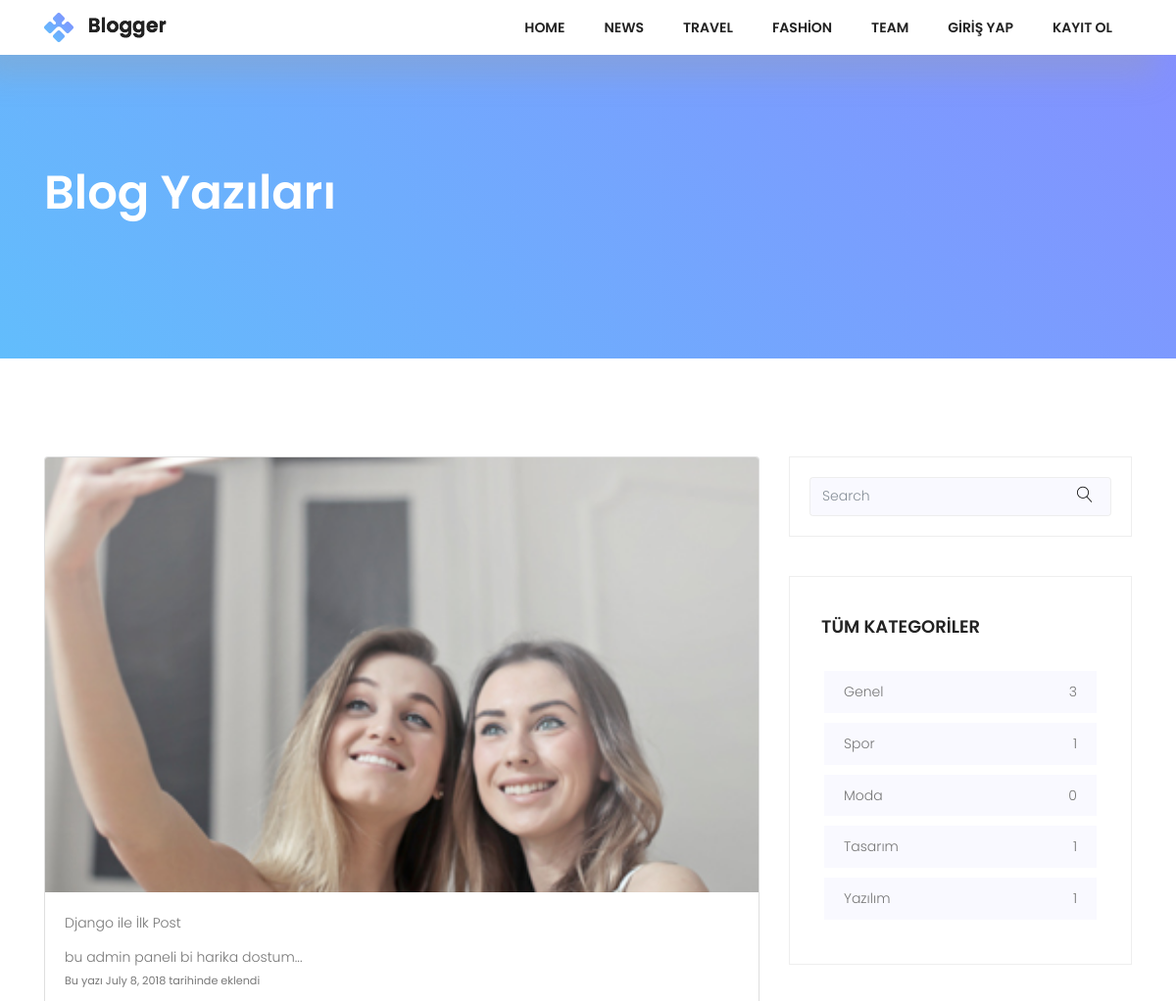
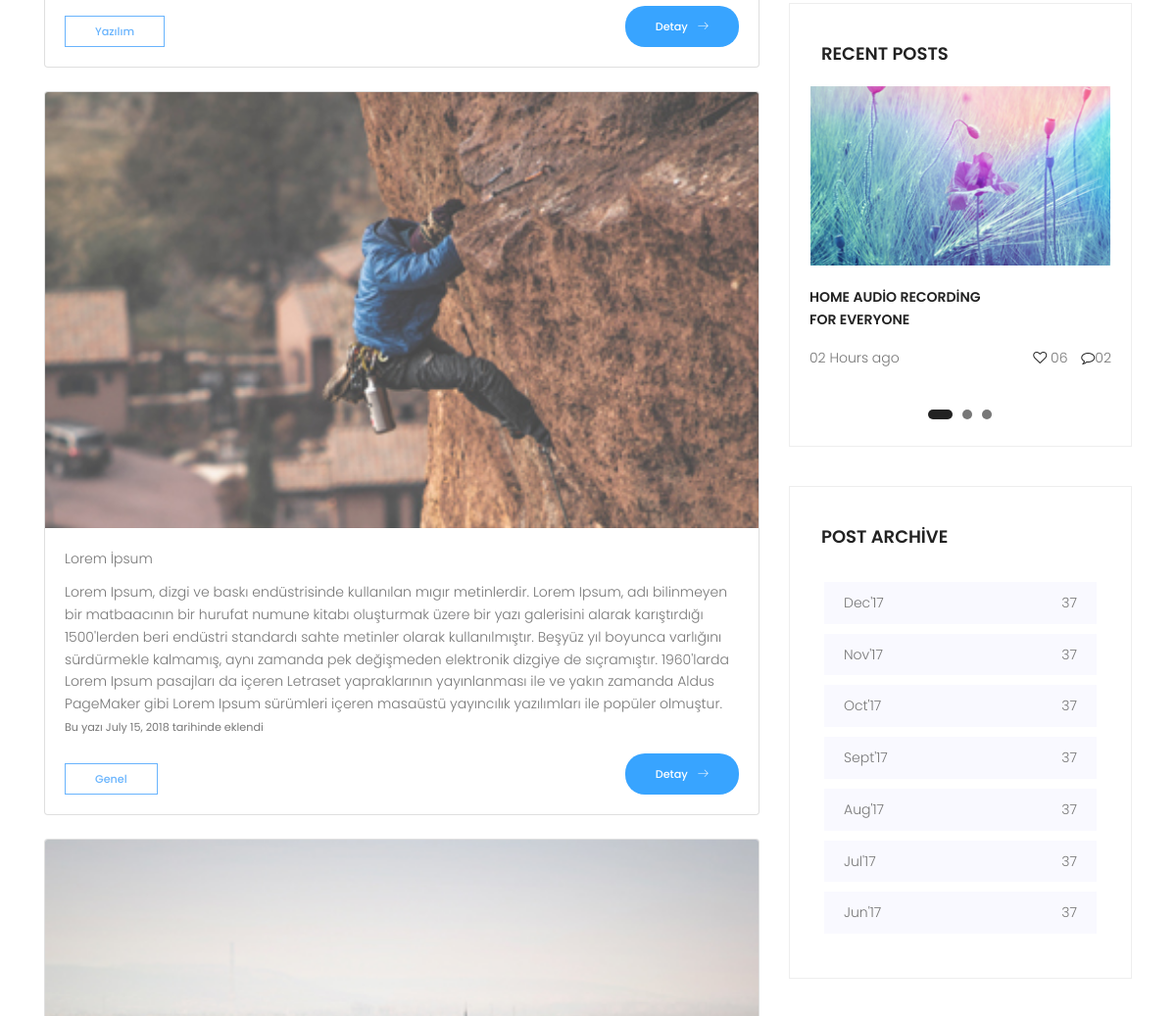
The page /blog/ (upper part) on the database as committed earlier (2 pictures, top to bottom).
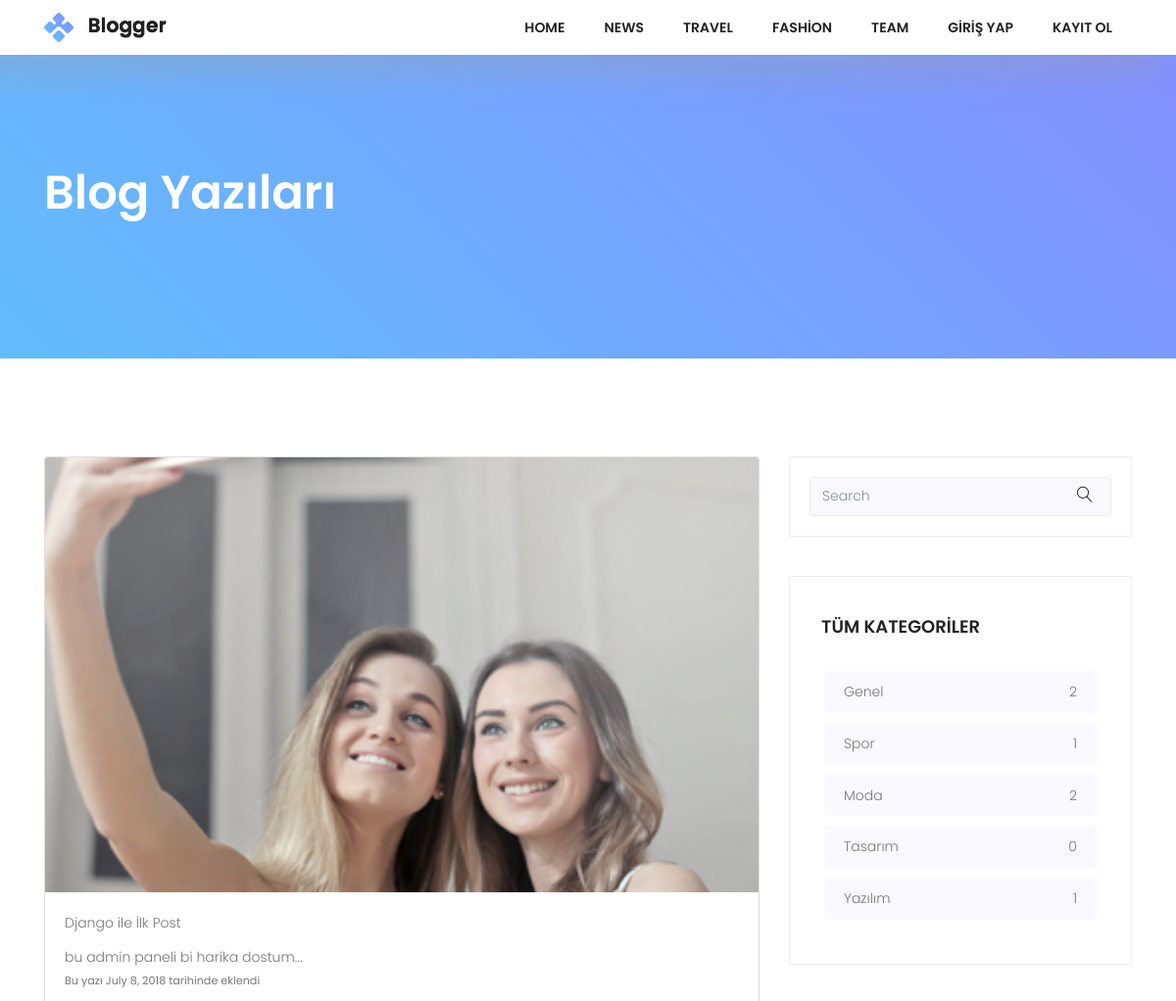
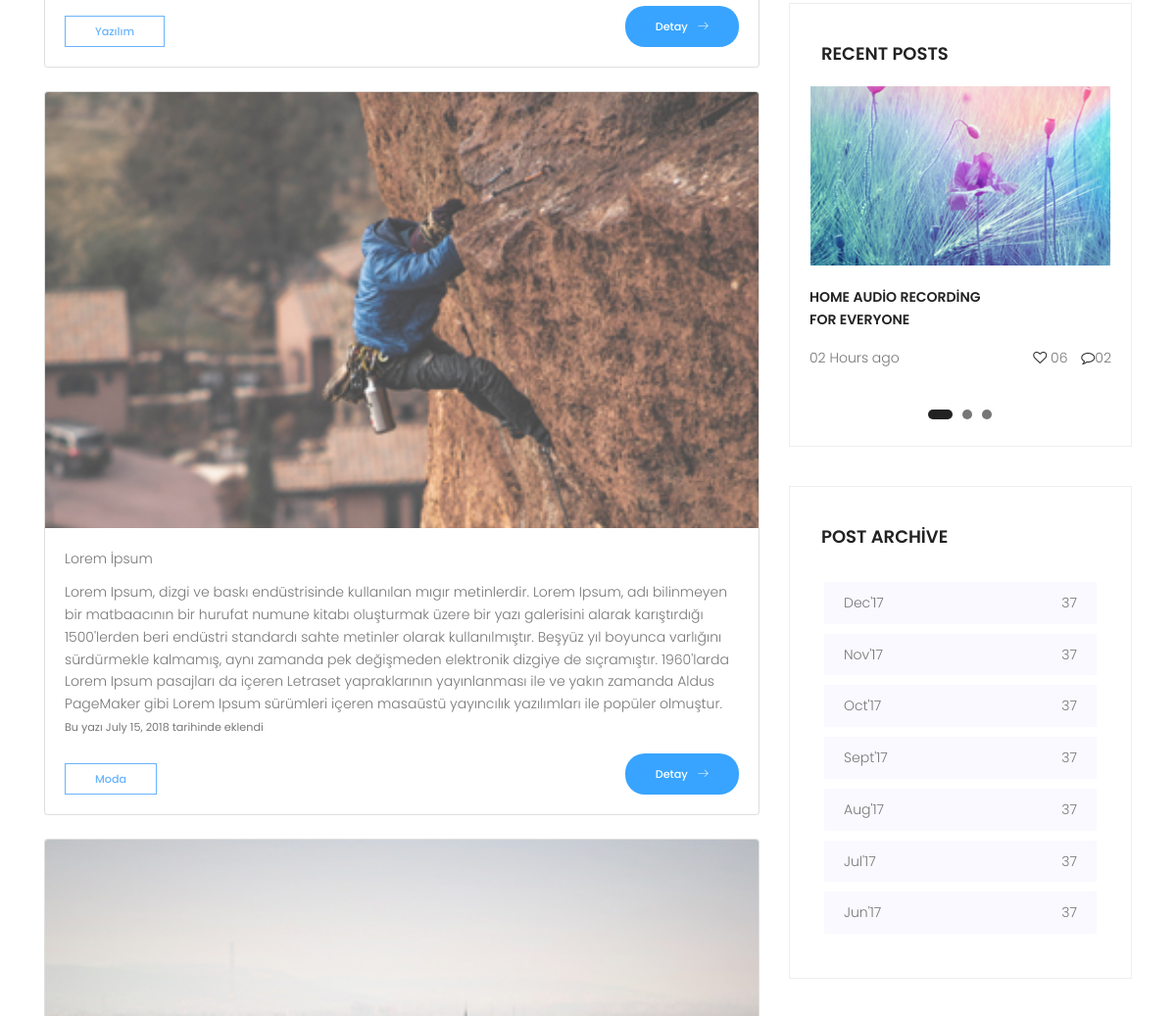
The same page on the database as committed later (2 pictures, top to bottom).
### posts/models.py (models this page shows, shortened)
class Post(models.Model):
    user = models.ForeignKey(settings.AUTH_USER_MODEL,on_delete=models.CASCADE,default=1)
    title = models.CharField(max_length=150)
    image = models.ImageField(upload_to='uploads/',blank=True)
    content = models.TextField()
    slug = models.SlugField(unique=True,editable=False)
    created = models.DateField(auto_now_add=True)
    updated = models.DateField(auto_now=True)
    category = models.ForeignKey(Category,on_delete=models.CASCADE,related_name="posts")

class Category(models.Model):
    title = models.CharField(max_length=150)
    slug = models.SlugField(unique=True,editable=False)
    def postCount(self):
        return self.posts.all().count()

### posts/views.py (the view)
# urls.py: path('blog/', BlogView.as_view(), name="blog"),
class BlogView(ListView):
    template_name = "posts/blog.html"
    model = Post
    context_object_name = "blogPost"
    paginate_by = 3
    def get_context_data(self, **kwargs):
        context = super(BlogView, self).get_context_data(**kwargs)
        context['allCategories'] = Category.objects.all()
        return context

### posts/templates/posts/blog.html (shortened to what the changed rows need)
{% extends "base.html" %}
{% load static %}
{% block content %}
            <section class="top-section-area section-gap">
                <div class="container">
                    <div class="row justify-content-between align-items-center d-flex">
                        <div class="col-lg-8 top-left">
                            <h1 class="text-white mb-20">Blog Yazıları</h1>
                        </div>
                    </div>
                </div>
            </section>
    <div class="post-wrapper pt-100">
        <section class="post-area">
            <div class="container">
                <div class="row justify-content-center">
                  <div class="col-lg-8">
                      {% for post in blogPost %}
                      <div class="card mb-4">
                          <img src="{{ post.image.url }}"  class="card-img-top"/>
                          <div class="card-body">
                              <div class="card-title">
                                  {{ post.title }}  </div>
                              <div class="card-text">{{ post.content }}</div>
                              <div class="card-text"><small>Bu yazı {{ post.created }} tarihinde eklendi</small>
                              </div>
                              <div class="card-text mt-15">
                              <a href="#" class="genric-btn primary-border medium mt-10">{{ post.category.title }}</a>
                              <a href="{% url 'single' post.slug %}" class="float-right genric-btn info circle arrow">Detay <span class="lnr lnr-arrow-right"></span></a>
                              </div>
                          </div>
                      </div>
                      {% endfor %}
                  </div>
                    <div class="col-lg-4 sidebar-area ">
                        <div class="single_widget cat_widget">
                            <ul>
                                {% for category in allCategories %}
                                <li>
                                    <a href="#">{{ category.title }} <span>{{ category.postCount }}</span></a>
                                </li>
                                {% endfor %}
                            </ul>
                        </div>
                    </div>
                </div>
            </div>
        </section>
    </div>
{% endblock %}

Rows that differ between the two databases and show on the page:
changed Post "Lorem İpsum": category "Genel" → "Moda"
computed for Category "Genel": postCount "3" → "2"
computed for Category "Moda": postCount "0" → "2"
computed for Category "Tasarım": postCount "1" → "0"
